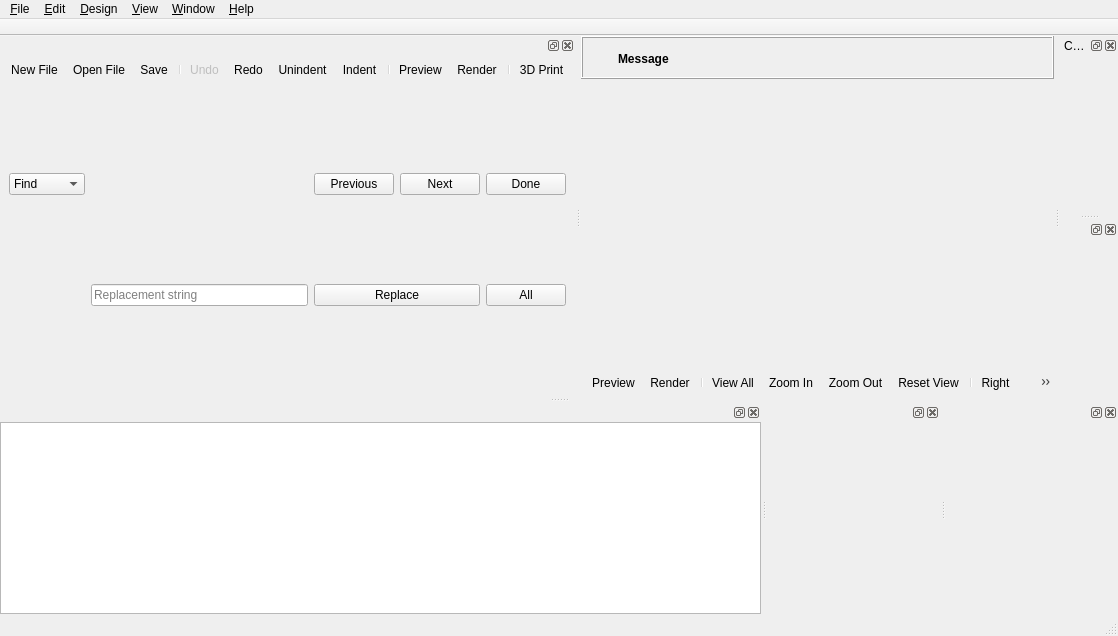
<?xml version="1.0" encoding="UTF-8"?>
<ui version="4.0">
 <class>MainWindow</class>
 <widget class="QMainWindow" name="MainWindow">
  <property name="geometry">
   <rect>
    <x>0</x>
    <y>0</y>
    <width>1118</width>
    <height>636</height>
   </rect>
  </property>
  <widget class="QWidget" name="centralwidget">
   <layout class="QVBoxLayout" name="verticalLayout_2">
    <property name="spacing">
     <number>0</number>
    </property>
    <property name="leftMargin">
     <number>0</number>
    </property>
    <property name="topMargin">
     <number>0</number>
    </property>
    <property name="rightMargin">
     <number>0</number>
    </property>
    <property name="bottomMargin">
     <number>0</number>
    </property>
    <item>
     <widget class="QWidget" name="mainWidget" native="true">
      <property name="sizePolicy">
       <sizepolicy hsizetype="Expanding" vsizetype="Expanding">
        <horstretch>0</horstretch>
        <verstretch>0</verstretch>
       </sizepolicy>
      </property>
      <layout class="QVBoxLayout" name="verticalLayout_3">
       <property name="spacing">
        <number>0</number>
       </property>
       <property name="leftMargin">
        <number>0</number>
       </property>
       <property name="topMargin">
        <number>0</number>
       </property>
       <property name="rightMargin">
        <number>0</number>
       </property>
       <property name="bottomMargin">
        <number>0</number>
       </property>
       <item>
        <widget class="QFrame" name="frameCompileResult">
         <property name="frameShape">
          <enum>QFrame::Box</enum>
         </property>
         <property name="frameShadow">
          <enum>QFrame::Raised</enum>
         </property>
         <layout class="QGridLayout" name="gridLayoutCompileResult">
          <property name="leftMargin">
           <number>6</number>
          </property>
          <property name="topMargin">
           <number>6</number>
          </property>
          <property name="rightMargin">
           <number>6</number>
          </property>
          <property name="bottomMargin">
           <number>4</number>
          </property>
          <property name="horizontalSpacing">
           <number>4</number>
          </property>
          <item row="0" column="1">
           <widget class="QLabel" name="labelCompileResultMessage">
            <property name="sizePolicy">
             <sizepolicy hsizetype="Preferred" vsizetype="Preferred">
              <horstretch>1</horstretch>
              <verstretch>0</verstretch>
             </sizepolicy>
            </property>
            <property name="font">
             <font>
              <weight>75</weight>
              <bold>true</bold>
             </font>
            </property>
            <property name="text">
             <string>Message</string>
            </property>
            <property name="wordWrap">
             <bool>true</bool>
            </property>
           </widget>
          </item>
          <item row="0" column="2">
           <widget class="QToolButton" name="toolButtonCompileResultClose">
            <property name="styleSheet">
             <string notr="true"/>
            </property>
            <property name="text">
             <string/>
            </property>
            <property name="icon">
             <iconset resource="../../resources/common.qrc">
              <normaloff>:/icons/close.png</normaloff>:/icons/close.png</iconset>
            </property>
            <property name="iconSize">
             <size>
              <width>22</width>
              <height>22</height>
             </size>
            </property>
            <property name="toolButtonStyle">
             <enum>Qt::ToolButtonIconOnly</enum>
            </property>
            <property name="autoRaise">
             <bool>true</bool>
            </property>
           </widget>
          </item>
          <item row="0" column="0">
           <widget class="QToolButton" name="toolButtonCompileResultIcon">
            <property name="styleSheet">
             <string notr="true">QToolButton { border: none; }</string>
            </property>
            <property name="text">
             <string/>
            </property>
            <property name="icon">
             <iconset resource="../../resources/common.qrc">
              <normaloff>:/icons/information-icons-error.png</normaloff>:/icons/information-icons-error.png</iconset>
            </property>
            <property name="iconSize">
             <size>
              <width>22</width>
              <height>22</height>
             </size>
            </property>
            <property name="autoRaise">
             <bool>false</bool>
            </property>
           </widget>
          </item>
         </layout>
        </widget>
       </item>
       <item>
        <widget class="QGLView" name="qglview" native="true">
         <property name="sizePolicy">
          <sizepolicy hsizetype="Expanding" vsizetype="Expanding">
           <horstretch>0</horstretch>
           <verstretch>0</verstretch>
          </sizepolicy>
         </property>
         <property name="minimumSize">
          <size>
           <width>200</width>
           <height>100</height>
          </size>
         </property>
        </widget>
       </item>
       <item>
        <widget class="QToolBar" name="viewerToolBar">
         <addaction name="designActionPreview"/>
         <addaction name="designActionRender"/>
         <addaction name="separator"/>
         <addaction name="viewActionViewAll"/>
         <addaction name="viewActionZoomIn"/>
         <addaction name="viewActionZoomOut"/>
         <addaction name="viewActionResetView"/>
         <addaction name="separator"/>
         <addaction name="viewActionRight"/>
         <addaction name="viewActionLeft"/>
         <addaction name="viewActionBack"/>
         <addaction name="viewActionFront"/>
         <addaction name="viewActionTop"/>
         <addaction name="viewActionBottom"/>
         <addaction name="separator"/>
         <addaction name="viewActionPerspective"/>
         <addaction name="viewActionOrthogonal"/>
         <addaction name="separator"/>
         <addaction name="viewActionShowAxes"/>
         <addaction name="viewActionShowScaleProportional"/>
         <addaction name="viewActionShowEdges"/>
        </widget>
       </item>
      </layout>
      <zorder>qglview</zorder>
      <zorder>viewerToolBar</zorder>
      <zorder>frameCompileResult</zorder>
     </widget>
    </item>
   </layout>
  </widget>
  <widget class="QMenuBar" name="menubar">
   <property name="geometry">
    <rect>
     <x>0</x>
     <y>0</y>
     <width>1118</width>
     <height>22</height>
    </rect>
   </property>
   <widget class="QMenu" name="menu_File">
    <property name="title">
     <string>&amp;File</string>
    </property>
    <widget class="QMenu" name="menuOpenRecent">
     <property name="title">
      <string>Recen&amp;t Files</string>
     </property>
    </widget>
    <widget class="QMenu" name="menuExamples">
     <property name="title">
      <string>&amp;Examples</string>
     </property>
    </widget>
    <widget class="QMenu" name="menuExport">
     <property name="title">
      <string>E&amp;xport</string>
     </property>
     <addaction name="fileActionExportSTL"/>
     <addaction name="fileActionExportOBJ"/>
     <addaction name="fileActionExportOFF"/>
     <addaction name="fileActionExportWRL"/>
     <addaction name="fileActionExportAMF"/>
     <addaction name="fileActionExport3MF"/>
     <addaction name="fileActionExportDXF"/>
     <addaction name="fileActionExportSVG"/>
     <addaction name="fileActionExportCSG"/>
     <addaction name="fileActionExportPDF"/>
     <addaction name="separator"/>
     <addaction name="fileActionExportImage"/>
    </widget>
    <addaction name="fileActionNew"/>
    <addaction name="fileActionOpen"/>
    <addaction name="menuOpenRecent"/>
    <addaction name="menuExamples"/>
    <addaction name="fileActionReload"/>
    <addaction name="separator"/>
    <addaction name="fileActionNewWindow"/>
    <addaction name="fileActionOpenWindow"/>
    <addaction name="fileActionClose"/>
    <addaction name="separator"/>
    <addaction name="fileActionSave"/>
    <addaction name="fileActionSaveAs"/>
    <addaction name="fileActionSaveACopy"/>
    <addaction name="fileActionSaveAll"/>
    <addaction name="separator"/>
    <addaction name="menuExport"/>
    <addaction name="separator"/>
    <addaction name="fileShowLibraryFolder"/>
    <addaction name="separator"/>
    <addaction name="fileActionQuit"/>
   </widget>
   <widget class="QMenu" name="menu_Edit">
    <property name="title">
     <string>&amp;Edit</string>
    </property>
    <addaction name="editActionUndo"/>
    <addaction name="editActionRedo"/>
    <addaction name="separator"/>
    <addaction name="editActionCut"/>
    <addaction name="editActionCopy"/>
    <addaction name="editActionPaste"/>
    <addaction name="separator"/>
    <addaction name="editActionIndent"/>
    <addaction name="editActionUnindent"/>
    <addaction name="editActionComment"/>
    <addaction name="editActionUncomment"/>
    <addaction name="editActionConvertTabsToSpaces"/>
    <addaction name="editActionToggleBookmark"/>
    <addaction name="editActionNextBookmark"/>
    <addaction name="editActionPrevBookmark"/>
    <addaction name="separator"/>
    <addaction name="editActionNextTab"/>
    <addaction name="editActionPrevTab"/>
    <addaction name="separator"/>
    <addaction name="editActionCopyViewport"/>
    <addaction name="editActionCopyVPT"/>
    <addaction name="editActionCopyVPR"/>
    <addaction name="editActionCopyVPD"/>
    <addaction name="editActionCopyVPF"/>
    <addaction name="separator"/>
    <addaction name="editActionFind"/>
    <addaction name="editActionFindAndReplace"/>
    <addaction name="editActionFindNext"/>
    <addaction name="editActionFindPrevious"/>
    <addaction name="editActionUseSelectionForFind"/>
    <addaction name="separator"/>
    <addaction name="editActionJumpToNextError"/>
    <addaction name="separator"/>
    <addaction name="editActionZoomTextIn"/>
    <addaction name="editActionZoomTextOut"/>
    <addaction name="editActionPreferences"/>
   </widget>
   <widget class="QMenu" name="menu_Design">
    <property name="title">
     <string>&amp;Design</string>
    </property>
    <addaction name="designActionAutoReload"/>
    <addaction name="designActionReloadAndPreview"/>
    <addaction name="designActionPreview"/>
    <addaction name="designActionRender"/>
    <addaction name="designAction3DPrint"/>
    <addaction name="separator"/>
    <addaction name="designCheckValidity"/>
    <addaction name="designActionDisplayAST"/>
    <addaction name="designActionDisplayCSGTree"/>
    <addaction name="designActionDisplayCSGProducts"/>
    <addaction name="separator"/>
    <addaction name="designActionFlushCaches"/>
   </widget>
   <widget class="QMenu" name="menu_View">
    <property name="title">
     <string>&amp;View</string>
    </property>
    <addaction name="viewActionPreview"/>
    <addaction name="viewActionSurfaces"/>
    <addaction name="viewActionWireframe"/>
    <addaction name="viewActionThrownTogether"/>
    <addaction name="separator"/>
    <addaction name="viewActionShowEdges"/>
    <addaction name="viewActionShowAxes"/>
    <addaction name="viewActionShowScaleProportional"/>
    <addaction name="viewActionShowCrosshairs"/>
    <addaction name="separator"/>
    <addaction name="viewActionTop"/>
    <addaction name="viewActionBottom"/>
    <addaction name="viewActionLeft"/>
    <addaction name="viewActionRight"/>
    <addaction name="viewActionFront"/>
    <addaction name="viewActionBack"/>
    <addaction name="viewActionDiagonal"/>
    <addaction name="viewActionCenter"/>
    <addaction name="viewActionViewAll"/>
    <addaction name="viewActionResetView"/>
    <addaction name="separator"/>
    <addaction name="viewActionZoomIn"/>
    <addaction name="viewActionZoomOut"/>
    <addaction name="separator"/>
    <addaction name="viewActionPerspective"/>
    <addaction name="viewActionOrthogonal"/>
    <addaction name="separator"/>
    <addaction name="viewActionHideEditorToolBar"/>
    <addaction name="viewActionHide3DViewToolBar"/>
    <addaction name="separator"/>
    <addaction name="viewActionSetShader"/>
    <addaction name="viewActionUseDefaultShader"/>
   </widget>
   <widget class="QMenu" name="menuHelp">
    <property name="title">
     <string>&amp;Help</string>
    </property>
    <addaction name="helpActionAbout"/>
    <addaction name="helpActionHomepage"/>
    <addaction name="helpActionManual"/>
    <addaction name="helpActionOfflineManual"/>
    <addaction name="helpActionCheatSheet"/>
    <addaction name="helpActionOfflineCheatSheet"/>
    <addaction name="helpActionLibraryInfo"/>
    <addaction name="helpActionFontInfo"/>
   </widget>
   <widget class="QMenu" name="menuWindow">
    <property name="title">
     <string>&amp;Window</string>
    </property>
    <addaction name="windowActionSelectEditor"/>
    <addaction name="windowActionSelectConsole"/>
    <addaction name="windowActionSelectErrorLog"/>
    <addaction name="windowActionSelectCustomizer"/>
    <addaction name="windowActionSelectAnimate"/>
    <addaction name="windowActionSelectViewportControl"/>
    <addaction name="separator"/>
    <addaction name="windowActionNextWindow"/>
    <addaction name="windowActionPreviousWindow"/>
    <addaction name="separator"/>
    <addaction name="windowActionHideEditor"/>
    <addaction name="windowActionHideConsole"/>
    <addaction name="windowActionHideErrorLog"/>
    <addaction name="windowActionHideCustomizer"/>
    <addaction name="windowActionHideAnimate"/>
    <addaction name="windowActionHideViewportControl"/>
   </widget>
   <addaction name="menu_File"/>
   <addaction name="menu_Edit"/>
   <addaction name="menu_Design"/>
   <addaction name="menu_View"/>
   <addaction name="menuWindow"/>
   <addaction name="menuHelp"/>
  </widget>
  <widget class="QToolBar" name="tabToolBar">
   <property name="windowTitle">
    <string>Tabs</string>
   </property>
   <property name="movable">
    <bool>false</bool>
   </property>
   <property name="floatable">
    <bool>false</bool>
   </property>
   <attribute name="toolBarArea">
    <enum>TopToolBarArea</enum>
   </attribute>
   <attribute name="toolBarBreak">
    <bool>false</bool>
   </attribute>
       <widget class="QWidget" name="tabToolBarContents">
    <property name="sizePolicy">
     <sizepolicy hsizetype="Expanding" vsizetype="Expanding">
      <horstretch>0</horstretch>
      <verstretch>0</verstretch>
     </sizepolicy>
    </property>
    <layout class="QVBoxLayout" name="verticalLayout_1">
     <property name="spacing">
      <number>0</number>
     </property>
     <property name="leftMargin">
      <number>0</number>
     </property>
     <property name="topMargin">
      <number>0</number>
     </property>
     <property name="rightMargin">
      <number>0</number>
     </property>
     <property name="bottomMargin">
      <number>0</number>
     </property>
   </layout>
   </widget>
  </widget>
  <widget class="QStatusBar" name="statusbar">
   <property name="maximumSize">
    <size>
     <width>16777215</width>
     <height>23</height>
    </size>
   </property>
  </widget>
  <widget class="Dock" name="editorDock">
   <attribute name="dockWidgetArea">
    <number>1</number>
   </attribute>
   <widget class="QWidget" name="editorDockContents">
    <layout class="QVBoxLayout" name="verticalLayout">
     <property name="spacing">
      <number>0</number>
     </property>
     <property name="leftMargin">
      <number>0</number>
     </property>
     <property name="topMargin">
      <number>0</number>
     </property>
     <property name="rightMargin">
      <number>0</number>
     </property>
     <property name="bottomMargin">
      <number>0</number>
     </property>
     <item>
      <widget class="QToolBar" name="editortoolbar">
       <addaction name="fileActionNew"/>
       <addaction name="fileActionOpen"/>
       <addaction name="fileActionSave"/>
       <addaction name="separator"/>
       <addaction name="editActionUndo"/>
       <addaction name="editActionRedo"/>
       <addaction name="editActionUnindent"/>
       <addaction name="editActionIndent"/>
       <addaction name="separator"/>
       <addaction name="designActionPreview"/>
       <addaction name="designActionRender"/>
       <addaction name="separator"/>
       <addaction name="designAction3DPrint"/>
      </widget>
     </item>
     <item>
      <widget class="QFrame" name="find_panel">
       <property name="enabled">
        <bool>true</bool>
       </property>
       <property name="sizePolicy">
        <sizepolicy hsizetype="Preferred" vsizetype="Minimum">
         <horstretch>0</horstretch>
         <verstretch>0</verstretch>
        </sizepolicy>
       </property>
       <property name="frameShape">
        <enum>QFrame::NoFrame</enum>
       </property>
       <property name="frameShadow">
        <enum>QFrame::Raised</enum>
       </property>
       <property name="lineWidth">
        <number>0</number>
       </property>
       <layout class="QGridLayout" name="gridLayout">
        <property name="topMargin">
         <number>0</number>
        </property>
        <property name="bottomMargin">
         <number>0</number>
        </property>
        <property name="verticalSpacing">
         <number>0</number>
        </property>
        <item row="0" column="0">
         <widget class="QComboBox" name="findTypeComboBox">
          <item>
           <property name="text">
            <string>Find</string>
           </property>
          </item>
          <item>
           <property name="text">
            <string>Replace</string>
           </property>
          </item>
         </widget>
        </item>
        <item row="0" column="1">
         <widget class="QWordSearchField" name="findInputField">
          <property name="placeholderText" stdset="0">
           <string>Search string</string>
          </property>
         </widget>
        </item>
        <item row="0" column="2">
         <widget class="QPushButton" name="findPrevButton">
          <property name="text">
           <string>Previous</string>
          </property>
         </widget>
        </item>
        <item row="0" column="3">
         <widget class="QPushButton" name="findNextButton">
          <property name="text">
           <string>Next</string>
          </property>
         </widget>
        </item>
        <item row="0" column="4">
         <widget class="QPushButton" name="cancelButton">
          <property name="text">
           <string>Done</string>
          </property>
         </widget>
        </item>
        <item row="1" column="1">
         <widget class="QLineEdit" name="replaceInputField">
          <property name="placeholderText">
           <string>Replacement string</string>
          </property>
         </widget>
        </item>
        <item row="1" column="2" colspan="2">
         <widget class="QPushButton" name="replaceButton">
          <property name="text">
           <string>Replace</string>
          </property>
         </widget>
        </item>
        <item row="1" column="4">
         <widget class="QPushButton" name="replaceAllButton">
          <property name="text">
           <string>All</string>
          </property>
         </widget>
        </item>
       </layout>
      </widget>
     </item>
    </layout>
   </widget>
   <addaction name="editActionRedo_2"/>
  </widget>
  <widget class="Dock" name="consoleDock">
   <attribute name="dockWidgetArea">
    <number>8</number>
   </attribute>
   <widget class="QWidget" name="consoleDockContents">
    <property name="focusPolicy">
     <enum>Qt::NoFocus</enum>
    </property>
    <layout class="QVBoxLayout" name="verticalLayout_5">
     <property name="leftMargin">
      <number>0</number>
     </property>
     <property name="topMargin">
      <number>0</number>
     </property>
     <property name="rightMargin">
      <number>0</number>
     </property>
     <property name="bottomMargin">
      <number>0</number>
     </property>
     <item>
      <widget class="Console" name="console">
       <property name="minimumSize">
        <size>
         <width>10</width>
         <height>10</height>
        </size>
       </property>
       <property name="focusPolicy">
        <enum>Qt::StrongFocus</enum>
       </property>
       <property name="readOnly">
        <bool>true</bool>
       </property>
      </widget>
     </item>
    </layout>
   </widget>
  </widget>
  <widget class="Dock" name="parameterDock">
   <property name="windowTitle">
    <string>Customizer Widget</string>
   </property>
   <attribute name="dockWidgetArea">
    <number>2</number>
   </attribute>
  </widget>
  <widget class="Dock" name="animateDock">
   <attribute name="dockWidgetArea">
    <number>8</number>
   </attribute>
   <widget class="QWidget" name="animateDockContents">
    <property name="focusPolicy">
     <enum>Qt::StrongFocus</enum>
    </property>
    <layout class="QVBoxLayout" name="verticalLayout_Animate">
     <property name="leftMargin">
      <number>0</number>
     </property>
     <property name="topMargin">
      <number>0</number>
     </property>
     <property name="rightMargin">
      <number>0</number>
     </property>
     <property name="bottomMargin">
      <number>0</number>
     </property>
     <item>
      <widget class="Animate" name="animateWidget" native="true">
      </widget>
     </item>
    </layout>
   </widget>
  </widget>
  <widget class="Dock" name="viewportControlDock">
   <attribute name="dockWidgetArea">
    <number>2</number>
   </attribute>
   <widget class="QWidget" name="viewportControlDockContents">
    <property name="focusPolicy">
     <enum>Qt::StrongFocus</enum>
    </property>
    <layout class="QVBoxLayout" name="verticalLayout_ViewportControl">
     <property name="leftMargin">
      <number>0</number>
     </property>
     <property name="topMargin">
      <number>0</number>
     </property>
     <property name="rightMargin">
      <number>0</number>
     </property>
     <property name="bottomMargin">
      <number>0</number>
     </property>
     <item>
      <widget class="ViewportControl" name="viewportControlWidget" native="true">
      </widget>
     </item>
    </layout>
   </widget>
  </widget>
  <widget class="Dock" name="errorLogDock">
   <attribute name="dockWidgetArea">
    <number>8</number>
   </attribute>
   <widget class="QWidget" name="errorLogDockContents">
    <property name="focusPolicy">
     <enum>Qt::StrongFocus</enum>
    </property>
    <layout class="QVBoxLayout" name="verticalLayout_6">
     <property name="leftMargin">
      <number>0</number>
     </property>
     <property name="topMargin">
      <number>0</number>
     </property>
     <property name="rightMargin">
      <number>0</number>
     </property>
     <property name="bottomMargin">
      <number>0</number>
     </property>
     <item>
      <widget class="ErrorLog" name="errorLogWidget" native="true">
       <property name="minimumSize">
        <size>
         <width>10</width>
         <height>10</height>
        </size>
       </property>
      </widget>
     </item>
    </layout>
   </widget>
  </widget>
  <action name="fileActionNew">
   <property name="text">
    <string>&amp;New File</string>
   </property>
   <property name="shortcut">
    <string>Ctrl+N</string>
   </property>
  </action>
  <action name="fileActionNewWindow">
   <property name="text">
    <string>New Window</string>
   </property>
  </action>
  <action name="fileActionOpen">
   <property name="text">
    <string>&amp;Open File</string>
   </property>
   <property name="shortcut">
    <string>Ctrl+O</string>
   </property>
  </action>
  <action name="fileActionOpenWindow">
   <property name="text">
    <string>Open in New Window</string>
   </property>
  </action>
  <action name="fileActionSave">
   <property name="text">
    <string>&amp;Save</string>
   </property>
   <property name="shortcut">
    <string>Ctrl+S</string>
   </property>
  </action>
  <action name="fileActionSaveAs">
   <property name="text">
    <string>Save &amp;As...</string>
   </property>
   <property name="shortcut">
    <string>Ctrl+Shift+S</string>
   </property>
  </action>
  <action name="fileActionSaveACopy">
   <property name="text">
    <string>Save a Copy</string>
   </property>
  </action>
  <action name="fileActionSaveAll">
   <property name="text">
    <string>Save All</string>
   </property>
  </action>
  <action name="fileActionReload">
   <property name="text">
    <string>&amp;Reload</string>
   </property>
   <property name="shortcut">
    <string>Ctrl+R</string>
   </property>
  </action>
  <action name="fileActionQuit">
   <property name="text">
    <string>&amp;Quit</string>
   </property>
   <property name="shortcut">
    <string>Ctrl+Q</string>
   </property>
   <property name="menuRole">
    <enum>QAction::QuitRole</enum>
   </property>
  </action>
  <action name="editActionUndo">
   <property name="enabled">
    <bool>false</bool>
   </property>
   <property name="text">
    <string>&amp;Undo</string>
   </property>
   <property name="shortcut">
    <string>Ctrl+Z</string>
   </property>
   <property name="shortcutContext">
    <enum>Qt::WidgetWithChildrenShortcut</enum>
   </property>
  </action>
  <action name="editActionRedo">
   <property name="text">
    <string>&amp;Redo</string>
   </property>
   <property name="shortcut">
    <string>Ctrl+Shift+Z</string>
   </property>
   <property name="shortcutContext">
    <enum>Qt::WidgetWithChildrenShortcut</enum>
   </property>
  </action>
  <action name="editActionRedo_2">
   <property name="shortcut">
    <string>Ctrl+Y</string>
   </property>
   <property name="shortcutContext">
    <enum>Qt::WidgetWithChildrenShortcut</enum>
   </property>
  </action>
  <action name="editActionCut">
   <property name="text">
    <string>Cu&amp;t</string>
   </property>
   <property name="shortcut">
    <string>Ctrl+X</string>
   </property>
   <property name="shortcutContext">
    <enum>Qt::WidgetWithChildrenShortcut</enum>
   </property>
  </action>
  <action name="editActionCopy">
   <property name="text">
    <string>&amp;Copy</string>
   </property>
   <property name="shortcut">
    <string>Ctrl+C</string>
   </property>
   <property name="shortcutContext">
    <enum>Qt::WidgetWithChildrenShortcut</enum>
   </property>
  </action>
  <action name="editActionPaste">
   <property name="text">
    <string>&amp;Paste</string>
   </property>
   <property name="shortcut">
    <string>Ctrl+V</string>
   </property>
   <property name="shortcutContext">
    <enum>Qt::WidgetWithChildrenShortcut</enum>
   </property>
  </action>
  <action name="editActionIndent">
   <property name="text">
    <string>&amp;Indent</string>
   </property>
   <property name="shortcut">
    <string>Ctrl+I</string>
   </property>
  </action>
  <action name="editActionComment">
   <property name="text">
    <string>C&amp;omment</string>
   </property>
   <property name="shortcut">
    <string>Ctrl+D</string>
   </property>
  </action>
  <action name="editActionUncomment">
   <property name="text">
    <string>Unco&amp;mment</string>
   </property>
   <property name="shortcut">
    <string>Ctrl+Shift+D</string>
   </property>
  </action>
  <action name="editActionNextTab">
   <property name="text">
    <string>Show Next Tab</string>
   </property>
   <property name="shortcut">
    <string>Ctrl+Tab</string>
   </property>
  </action>
  <action name="editActionPrevTab">
   <property name="text">
    <string>Show Previous Tab</string>
   </property>
   <property name="shortcut">
    <string>Ctrl+Shift+Tab</string>
   </property>
  </action>
  <action name="editActionCopyViewport">
   <property name="text">
    <string>Copy viewport ima&amp;ge</string>
   </property>
   <property name="shortcut">
    <string>Ctrl+Shift+C</string>
   </property>
  </action>
  <action name="editActionCopyVPT">
   <property name="text">
    <string>Copy viewport transl&amp;ation</string>
   </property>
   <property name="shortcut">
    <string>Ctrl+T</string>
   </property>
  </action>
  <action name="editActionCopyVPR">
   <property name="text">
    <string>Cop&amp;y viewport rotation</string>
   </property>
  </action>
  <action name="editActionCopyVPD">
   <property name="text">
    <string>Copy vie&amp;wport distance</string>
   </property>
  </action>
  <action name="editActionCopyVPF">
   <property name="text">
    <string>Copy vie&amp;wport fov</string>
   </property>
  </action>
  <action name="editActionZoomTextIn">
   <property name="text">
    <string>Increase Font &amp;Size</string>
   </property>
   <property name="shortcut">
    <string>Ctrl++</string>
   </property>
  </action>
  <action name="editActionZoomTextOut">
   <property name="text">
    <string>Decrease Font Si&amp;ze</string>
   </property>
   <property name="shortcut">
    <string>Ctrl+-</string>
   </property>
  </action>
  <action name="windowActionHideEditor">
   <property name="checkable">
    <bool>true</bool>
   </property>
   <property name="text">
    <string>Hide Editor</string>
   </property>
  </action>
  <action name="designActionReloadAndPreview">
   <property name="text">
    <string>&amp;Reload and Preview</string>
   </property>
   <property name="shortcut">
    <string>F4</string>
   </property>
  </action>
  <action name="designActionPreview">
   <property name="text">
    <string>&amp;Preview</string>
   </property>
   <property name="shortcut">
    <string>F5</string>
   </property>
  </action>
  <action name="designActionRender">
   <property name="text">
    <string>R&amp;ender</string>
   </property>
   <property name="shortcut">
    <string>F6</string>
   </property>
  </action>
  <action name="designAction3DPrint">
   <property name="text">
    <string>&amp;3D Print</string>
   </property>
   <property name="shortcut">
    <string>F8</string>
   </property>
  </action>
  <action name="designCheckValidity">
   <property name="text">
    <string>&amp;Check Validity</string>
   </property>
  </action>
  <action name="designActionDisplayAST">
   <property name="text">
    <string>Display A&amp;ST...</string>
   </property>
  </action>
  <action name="designActionDisplayCSGTree">
   <property name="text">
    <string>Display CSG &amp;Tree...</string>
   </property>
  </action>
  <action name="designActionDisplayCSGProducts">
   <property name="text">
    <string>Display CSG Pr&amp;oducts...</string>
   </property>
  </action>
  <action name="fileActionExportSTL">
   <property name="text">
    <string>Export as &amp;STL...</string>
   </property>
   <property name="shortcut">
    <string>F7</string>
   </property>
  </action>
  <action name="fileActionExportOBJ">
   <property name="text">
    <string>Export as &amp;OBJ...</string>
   </property>
  </action>
  <action name="fileActionExportOFF">
   <property name="text">
    <string>Export as &amp;OFF...</string>
   </property>
  </action>
  <action name="fileActionExportWRL">
   <property name="text">
    <string>Export as &amp;WRL...</string>
   </property>
  </action>
  <action name="viewActionPreview">
   <property name="checkable">
    <bool>true</bool>
   </property>
   <property name="text">
    <string>Preview</string>
   </property>
   <property name="shortcut">
    <string>F9</string>
   </property>
  </action>
  <action name="viewActionSurfaces">
   <property name="checkable">
    <bool>true</bool>
   </property>
   <property name="text">
    <string>Surfaces</string>
   </property>
   <property name="shortcut">
    <string>F10</string>
   </property>
  </action>
  <action name="viewActionWireframe">
   <property name="checkable">
    <bool>true</bool>
   </property>
   <property name="text">
    <string>Wireframe</string>
   </property>
   <property name="shortcut">
    <string>F11</string>
   </property>
  </action>
  <action name="viewActionThrownTogether">
   <property name="checkable">
    <bool>true</bool>
   </property>
   <property name="text">
    <string>Thrown Together</string>
   </property>
   <property name="shortcut">
    <string>F12</string>
   </property>
  </action>
  <action name="viewActionShowEdges">
   <property name="checkable">
    <bool>true</bool>
   </property>
   <property name="text">
    <string>Show Edges</string>
   </property>
   <property name="shortcut">
    <string>Ctrl+1</string>
   </property>
  </action>
  <action name="viewActionShowAxes">
   <property name="checkable">
    <bool>true</bool>
   </property>
   <property name="text">
    <string>Show Axes</string>
   </property>
   <property name="shortcut">
    <string>Ctrl+2</string>
   </property>
  </action>
  <action name="viewActionShowCrosshairs">
   <property name="checkable">
    <bool>true</bool>
   </property>
   <property name="text">
    <string>Show Crosshairs</string>
   </property>
   <property name="shortcut">
    <string>Ctrl+3</string>
   </property>
  </action>
  <action name="viewActionSetShader">
    <property name="text">
      <string>Set Shader</string>
    </property>
  </action>
  <action name="viewActionUseDefaultShader">
    <property name="text">
      <string>Use Default Shader</string>
    </property>
  </action>
  <action name="viewActionShowScaleProportional">
   <property name="checkable">
    <bool>true</bool>
   </property>
   <property name="text">
    <string>Show Scale Markers</string>
   </property>
  </action>
  <action name="viewActionTop">
   <property name="text">
    <string>&amp;Top</string>
   </property>
   <property name="shortcut">
    <string>Ctrl+4</string>
   </property>
  </action>
  <action name="viewActionBottom">
   <property name="text">
    <string>&amp;Bottom</string>
   </property>
   <property name="shortcut">
    <string>Ctrl+5</string>
   </property>
  </action>
  <action name="viewActionLeft">
   <property name="text">
    <string>&amp;Left</string>
   </property>
   <property name="shortcut">
    <string>Ctrl+6</string>
   </property>
  </action>
  <action name="viewActionRight">
   <property name="text">
    <string>&amp;Right</string>
   </property>
   <property name="shortcut">
    <string>Ctrl+7</string>
   </property>
  </action>
  <action name="viewActionFront">
   <property name="text">
    <string>&amp;Front</string>
   </property>
   <property name="shortcut">
    <string>Ctrl+8</string>
   </property>
  </action>
  <action name="viewActionBack">
   <property name="text">
    <string>Bac&amp;k</string>
   </property>
   <property name="shortcut">
    <string>Ctrl+9</string>
   </property>
  </action>
  <action name="viewActionDiagonal">
   <property name="text">
    <string>&amp;Diagonal</string>
   </property>
   <property name="shortcut">
    <string>Ctrl+0</string>
   </property>
  </action>
  <action name="viewActionCenter">
   <property name="text">
    <string>Ce&amp;nter</string>
   </property>
   <property name="shortcut">
    <string>Ctrl+Shift+0</string>
   </property>
  </action>
  <action name="viewActionPerspective">
   <property name="checkable">
    <bool>true</bool>
   </property>
   <property name="text">
    <string>&amp;Perspective</string>
   </property>
  </action>
  <action name="viewActionOrthogonal">
   <property name="checkable">
    <bool>true</bool>
   </property>
   <property name="text">
    <string>&amp;Orthogonal</string>
   </property>
  </action>
  <action name="windowActionHideConsole">
   <property name="checkable">
    <bool>true</bool>
   </property>
   <property name="text">
    <string>Hide Console</string>
   </property>
  </action>
  <action name="helpActionAbout">
   <property name="enabled">
    <bool>true</bool>
   </property>
   <property name="text">
    <string>&amp;About</string>
   </property>
   <property name="menuRole">
    <enum>QAction::AboutRole</enum>
   </property>
  </action>
  <action name="helpActionManual">
   <property name="text">
    <string>&amp;Documentation</string>
   </property>
  </action>
  <action name="helpActionOfflineManual">
   <property name="text">
    <string>&amp;Offline Documentation</string>
   </property>
  </action>
  <action name="helpActionOfflineCheatSheet">
   <property name="text">
    <string>&amp;Offline Cheat Sheet</string>
   </property>
  </action>
  <action name="fileActionClearRecent">
   <property name="text">
    <string>Clear Recent</string>
   </property>
  </action>
  <action name="fileActionExportDXF">
   <property name="text">
    <string>Export as &amp;DXF...</string>
   </property>
  </action>
  <action name="fileActionClose">
   <property name="text">
    <string>&amp;Close</string>
   </property>
   <property name="shortcut">
    <string>Ctrl+W</string>
   </property>
  </action>
  <action name="editActionPreferences">
   <property name="text">
    <string>&amp;Preferences</string>
   </property>
   <property name="menuRole">
    <enum>QAction::PreferencesRole</enum>
   </property>
  </action>
  <action name="editActionFind">
   <property name="text">
    <string>&amp;Find...</string>
   </property>
   <property name="shortcut">
    <string>Ctrl+F</string>
   </property>
  </action>
  <action name="editActionFindAndReplace">
   <property name="text">
    <string>Fin&amp;d and Replace...</string>
   </property>
   <property name="shortcut">
    <string>Ctrl+Alt+F</string>
   </property>
  </action>
  <action name="editActionFindNext">
   <property name="text">
    <string>Find Ne&amp;xt</string>
   </property>
   <property name="shortcut">
    <string>Ctrl+G</string>
   </property>
  </action>
  <action name="editActionFindPrevious">
   <property name="text">
    <string>Find Pre&amp;vious</string>
   </property>
   <property name="shortcut">
    <string>Ctrl+Shift+G</string>
   </property>
  </action>
  <action name="editActionUseSelectionForFind">
   <property name="text">
    <string>Use Se&amp;lection for Find</string>
   </property>
   <property name="shortcut">
    <string>Ctrl+E</string>
   </property>
  </action>
  <action name="editActionJumpToNextError">
   <property name="text">
    <string>Jump to next error</string>
   </property>
   <property name="shortcut">
    <string>Ctrl+Alt+E</string>
   </property>
  </action>
  <action name="designActionFlushCaches">
   <property name="text">
    <string>&amp;Flush Caches</string>
   </property>
  </action>
  <action name="helpActionHomepage">
   <property name="text">
    <string>&amp;OpenSCAD Homepage</string>
   </property>
  </action>
  <action name="designActionAutoReload">
   <property name="checkable">
    <bool>true</bool>
   </property>
   <property name="text">
    <string>&amp;Automatic Reload and Preview</string>
   </property>
  </action>
  <action name="fileActionExportImage">
   <property name="text">
    <string>Export as &amp;Image...</string>
   </property>
  </action>
  <action name="fileActionExportCSG">
   <property name="text">
    <string>Export as &amp;CSG...</string>
   </property>
  </action>
  <action name="helpActionLibraryInfo">
   <property name="text">
    <string>&amp;Library info</string>
   </property>
  </action>
  <action name="fileShowLibraryFolder">
   <property name="text">
    <string>Show &amp;Library Folder...</string>
   </property>
  </action>
  <action name="viewActionResetView">
   <property name="text">
    <string>Reset View</string>
   </property>
  </action>
  <action name="helpActionFontInfo">
   <property name="text">
    <string>&amp;Font List</string>
   </property>
  </action>
  <action name="fileActionExportSVG">
   <property name="text">
    <string>Export as S&amp;VG...</string>
   </property>
  </action>
  <action name="fileActionExportAMF">
   <property name="text">
    <string>Export as &amp;AMF...</string>
   </property>
  </action>
  <action name="fileActionExport3MF">
   <property name="text">
    <string>Export as &amp;3MF...</string>
   </property>
  </action>
  <action name="viewActionZoomIn">
   <property name="text">
    <string>Zoom In</string>
   </property>
   <property name="shortcut">
    <string>Ctrl+]</string>
   </property>
  </action>
  <action name="viewActionZoomOut">
   <property name="text">
    <string>Zoom Out</string>
   </property>
   <property name="shortcut">
    <string>Ctrl+[</string>
   </property>
  </action>
  <action name="viewActionViewAll">
   <property name="text">
    <string>View All</string>
   </property>
   <property name="shortcut">
    <string>Ctrl+Shift+V</string>
   </property>
  </action>
  <action name="editActionConvertTabsToSpaces">
   <property name="text">
    <string>Conv&amp;ert Tabs to Spaces</string>
   </property>
  </action>
  <action name="editActionToggleBookmark">
   <property name="text">
    <string>Toggle Bookmark</string>
   </property>
   <property name="shortcut">
    <string>Ctrl+F2</string>
   </property>
  </action>
  <action name="editActionNextBookmark">
   <property name="text">
    <string>Jump to next bookmark</string>
   </property>
   <property name="shortcut">
    <string>F2</string>
   </property>
  </action>
  <action name="editActionPrevBookmark">
   <property name="text">
    <string>Jump to previous bookmark</string>
   </property>
   <property name="shortcut">
    <string>Shift+F2</string>
   </property>
  </action>
  <action name="viewActionHideEditorToolBar">
   <property name="checkable">
    <bool>true</bool>
   </property>
   <property name="text">
    <string>Hide Editor toolbar</string>
   </property>
  </action>
  <action name="editActionUnindent">
   <property name="text">
    <string>U&amp;nindent</string>
   </property>
   <property name="shortcut">
    <string>Ctrl+Shift+I</string>
   </property>
  </action>
  <action name="helpActionCheatSheet">
   <property name="text">
    <string>&amp;Cheat Sheet</string>
   </property>
  </action>
  <action name="windowActionHideCustomizer">
   <property name="checkable">
    <bool>true</bool>
   </property>
   <property name="checked">
    <bool>true</bool>
   </property>
   <property name="text">
    <string>Hide Customizer</string>
   </property>
  </action>
  <action name="fileActionExportPDF">
   <property name="text">
    <string>Export as PDF...</string>
   </property>
  </action>
  <action name="viewActionHide3DViewToolBar">
   <property name="checkable">
    <bool>true</bool>
   </property>
   <property name="text">
    <string>Hide 3D View toolbar</string>
   </property>
  </action>
  <action name="windowActionHideErrorLog">
   <property name="checkable">
    <bool>true</bool>
   </property>
   <property name="checked">
    <bool>true</bool>
   </property>
   <property name="text">
    <string>Hide Error Log</string>
   </property>
   <property name="toolTip">
    <string>Hide ErrorLog</string>
   </property>
  </action>
  <action name="windowActionHideAnimate">
   <property name="checkable">
    <bool>true</bool>
   </property>
   <property name="checked">
    <bool>true</bool>
   </property>
   <property name="text">
    <string>Hide Animation Toolbar/Window</string>
   </property>
   <property name="toolTip">
    <string>Hide Animation Toolbar/Window</string>
   </property>
  </action>
  <action name="windowActionHideViewportControl">
   <property name="checkable">
    <bool>true</bool>
   </property>
   <property name="checked">
    <bool>true</bool>
   </property>
   <property name="text">
    <string>Hide Viewport-Control</string>
   </property>
   <property name="toolTip">
    <string>Hide Viewport-Control</string>
   </property>
  </action>
  <action name="windowActionSelectEditor">
   <property name="text">
    <string>&amp;Editor</string>
   </property>
  </action>
  <action name="windowActionSelectConsole">
   <property name="text">
    <string>&amp;Console</string>
   </property>
  </action>
  <action name="windowActionSelectCustomizer">
   <property name="text">
    <string>C&amp;ustomizer</string>
   </property>
  </action>
  <action name="windowActionSelectErrorLog">
   <property name="text">
    <string>Error &amp;Log</string>
   </property>
  </action>
  <action name="windowActionSelectAnimate">
   <property name="text">
    <string>&amp;Animate</string>
   </property>
  </action>
  <action name="windowActionSelectViewportControl">
   <property name="text">
    <string>Viewport-Control</string>
   </property>
  </action>
  <action name="windowActionNextWindow">
   <property name="text">
    <string>&amp;Next Window</string>
   </property>
  </action>
  <action name="windowActionPreviousWindow">
   <property name="text">
    <string>&amp;Previous Window</string>
   </property>
  </action>
  <action name="editActionInsertTemplate">
   <property name="text">
    <string>Insert Template</string>
   </property>
   <property name="shortcut">
    <string>Alt+Ins</string>
   </property>
  </action>
  <action name="editActionFoldAll">
   <property name="text">
    <string>Fold/Unfoll All</string>
   </property>
  </action>
 </widget>
 <customwidgets>
  <customwidget>
   <class>QGLView</class>
   <extends>QWidget</extends>
   <header>gui/QGLView.h</header>
   <container>1</container>
  </customwidget>
  <customwidget>
   <class>Dock</class>
   <extends>QDockWidget</extends>
   <header>gui/Dock.h</header>
   <container>1</container>
  </customwidget>
  <customwidget>
   <class>ParameterWidget</class>
   <extends>QWidget</extends>
   <header>gui/parameter/ParameterWidget.h</header>
   <container>1</container>
  </customwidget>
  <customwidget>
   <class>QWordSearchField</class>
   <extends>QFrame</extends>
   <header>gui/QWordSearchField.h</header>
   <container>1</container>
  </customwidget>
  <customwidget>
   <class>Console</class>
   <extends>QPlainTextEdit</extends>
   <header>gui/Console.h</header>
  </customwidget>
  <customwidget>
   <class>ErrorLog</class>
   <extends>QWidget</extends>
   <header>gui/ErrorLog.h</header>
   <container>1</container>
  </customwidget>
  <customwidget>
   <class>Animate</class>
   <extends>QWidget</extends>
   <header>gui/Animate.h</header>
   <container>1</container>
  </customwidget>
  <customwidget>
   <class>ViewportControl</class>
   <extends>QWidget</extends>
   <header>gui/ViewportControl.h</header>
   <container>1</container>
  </customwidget>
 </customwidgets>
 <resources>
  <include location="../../resources/common.qrc"/>
 </resources>
 <connections/>
</ui>
